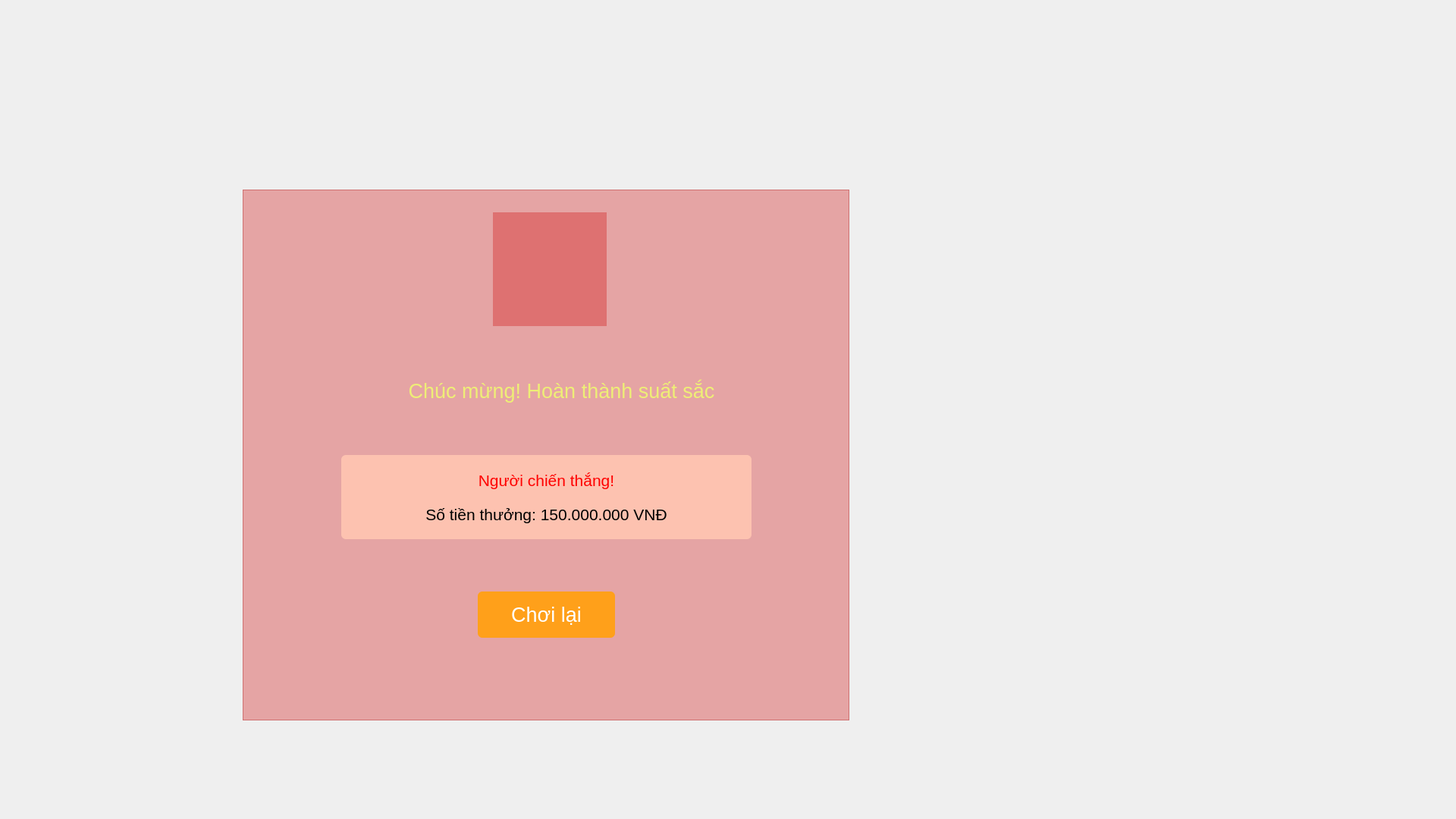
<?xml version="1.0" encoding="UTF-8"?>
<ui version="4.0">
 <class>ResultWidget</class>
 <widget class="QWidget" name="ResultWidget">
  <property name="geometry">
   <rect>
    <x>0</x>
    <y>0</y>
    <width>1920</width>
    <height>1080</height>
   </rect>
  </property>
  <property name="windowTitle">
   <string>Form</string>
  </property>
  <property name="styleSheet">
   <string notr="true"/>
  </property>
  <widget class="QLabel" name="label">
   <property name="geometry">
    <rect>
     <x>0</x>
     <y>0</y>
     <width>1920</width>
     <height>1080</height>
    </rect>
   </property>
   <property name="styleSheet">
    <string notr="true">background-image: url(:/images/bkg.jpg);</string>
   </property>
   <property name="text">
    <string/>
   </property>
  </widget>
  <widget class="QFrame" name="resultFrame">
   <property name="geometry">
    <rect>
     <x>320</x>
     <y>250</y>
     <width>800</width>
     <height>700</height>
    </rect>
   </property>
   <property name="autoFillBackground">
    <bool>false</bool>
   </property>
   <property name="styleSheet">
    <string notr="true">background-color: rgba(208, 0, 0, 80);</string>
   </property>
   <property name="frameShape">
    <enum>QFrame::StyledPanel</enum>
   </property>
   <property name="frameShadow">
    <enum>QFrame::Raised</enum>
   </property>
   <widget class="QLabel" name="resultImage">
    <property name="geometry">
     <rect>
      <x>330</x>
      <y>30</y>
      <width>150</width>
      <height>150</height>
     </rect>
    </property>
    <property name="styleSheet">
     <string notr="true"/>
    </property>
    <property name="text">
     <string/>
    </property>
    <property name="scaledContents">
     <bool>true</bool>
    </property>
   </widget>
   <widget class="QLabel" name="congurationLabel">
    <property name="geometry">
     <rect>
      <x>190</x>
      <y>240</y>
      <width>461</width>
      <height>51</height>
     </rect>
    </property>
    <property name="font">
     <font>
      <family>Arial</family>
      <pointsize>20</pointsize>
     </font>
    </property>
    <property name="styleSheet">
     <string notr="true">color: rgb(238, 238, 118);
background-color: rgba(255, 255, 255, 0);</string>
    </property>
    <property name="text">
     <string>Chúc mừng! Hoàn thành suất sắc</string>
    </property>
    <property name="alignment">
     <set>Qt::AlignCenter</set>
    </property>
    <property name="wordWrap">
     <bool>true</bool>
    </property>
   </widget>
   <widget class="QPushButton" name="replayBtn">
    <property name="geometry">
     <rect>
      <x>310</x>
      <y>530</y>
      <width>181</width>
      <height>61</height>
     </rect>
    </property>
    <property name="font">
     <font>
      <family>Arial</family>
      <pointsize>20</pointsize>
     </font>
    </property>
    <property name="styleSheet">
     <string notr="true">background-color: rgb(255, 160, 26);
color: rgb(255, 255, 255);
border-radius: 6px;
padding: 4px;</string>
    </property>
    <property name="text">
     <string>Chơi lại</string>
    </property>
   </widget>
   <widget class="QFrame" name="frame">
    <property name="geometry">
     <rect>
      <x>130</x>
      <y>350</y>
      <width>541</width>
      <height>111</height>
     </rect>
    </property>
    <property name="styleSheet">
     <string notr="true">background-color: rgb(253, 194, 176);
border-radius: 6px;
padding: 4px;</string>
    </property>
    <property name="frameShape">
     <enum>QFrame::StyledPanel</enum>
    </property>
    <property name="frameShadow">
     <enum>QFrame::Raised</enum>
    </property>
    <layout class="QVBoxLayout" name="verticalLayout_2">
     <item>
      <layout class="QVBoxLayout" name="verticalLayout">
       <item>
        <widget class="QLabel" name="resultLabel">
         <property name="font">
          <font>
           <family>Arial</family>
           <pointsize>16</pointsize>
          </font>
         </property>
         <property name="styleSheet">
          <string notr="true">background-color: rgba(255, 255, 255, 0);

color: rgb(255, 0, 0);</string>
         </property>
         <property name="text">
          <string>Người chiến thắng!</string>
         </property>
         <property name="alignment">
          <set>Qt::AlignCenter</set>
         </property>
        </widget>
       </item>
       <item>
        <widget class="QLabel" name="totalMoneyLabel">
         <property name="font">
          <font>
           <family>Arial</family>
           <pointsize>16</pointsize>
          </font>
         </property>
         <property name="styleSheet">
          <string notr="true">background-color: rgba(255, 255, 255, 0);</string>
         </property>
         <property name="text">
          <string>Số tiền thưởng: 150.000.000 VNĐ</string>
         </property>
         <property name="alignment">
          <set>Qt::AlignCenter</set>
         </property>
        </widget>
       </item>
      </layout>
     </item>
    </layout>
   </widget>
  </widget>
 </widget>
 <resources/>
 <connections/>
</ui>
